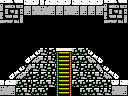

A level layout from a 2D game, rendered from its tile map. Below: a short description, then the map file with its tile-grid data intact:
An orthogonal 16x12 tile map with 8x8 px tiles, 1 tile layer (Tile Layer 1), 2 tilesets and 3 objects (item, big-item, 4x4-item).

<map version="1.0" orientation="orthogonal" renderorder="right-down" width="16" height="12" tilewidth="8" tileheight="8" nextobjectid="4">
 <properties>
  <property name="down" value="stairs" />
  <property name="left" value="hole" />
  <property name="right" value="hole" />
 </properties>
 <tileset firstgid="1" name="tiles" tilewidth="8" tileheight="8" tilecount="256" columns="16">
  <image source="tiles.png" width="128" height="128" />
  <tile id="0">
   <properties>
    <property name="down" value="stairs" />
   </properties>
  </tile>
 </tileset>
 <tileset firstgid="257" name="tiles" tilewidth="8" tileheight="8" tilecount="256" columns="16">
  <image source="../jungle/tiles.png" width="128" height="128" />
 </tileset>
 <layer name="Tile Layer 1" width="16" height="12">
  <data encoding="csv">
125,126,127,156,247,151,156,156,247,156,156,156,247,125,126,127,
128,145,146,152,153,153,152,152,153,152,152,152,152,128,145,146,
147,148,149,1,1,1,1,1,1,1,1,1,1,147,148,149,
1,1,1,1,1,1,1,1,1,1,1,1,1,1,1,1,
1,1,1,1,1,1,1,1,1,1,1,1,1,1,1,1,
1,1,1,1,1,1,1,1,1,1,1,1,1,1,1,1,
1,1,1,1,172,164,163,105,106,248,248,166,1,1,1,1,
1,1,1,170,171,164,164,249,168,248,248,181,182,1,1,1,
1,1,172,157,164,164,162,249,168,164,163,248,165,166,1,1,
1,170,171,248,163,163,162,249,168,163,164,162,164,181,182,1,
151,156,248,162,163,248,164,249,168,248,248,163,248,162,247,156,
153,152,248,164,248,248,1,249,168,1,248,248,164,164,153,152
</data>
 </layer>
 <objectgroup name="objects">
  <object id="1" type="item" x="56" y="32" width="16" height="16" />
  <object id="2" type="big-item" x="48" y="24" width="32" height="24" />
  <object id="3" type="4x4-item" x="48" y="16" width="32" height="32" />
 </objectgroup>
</map>
